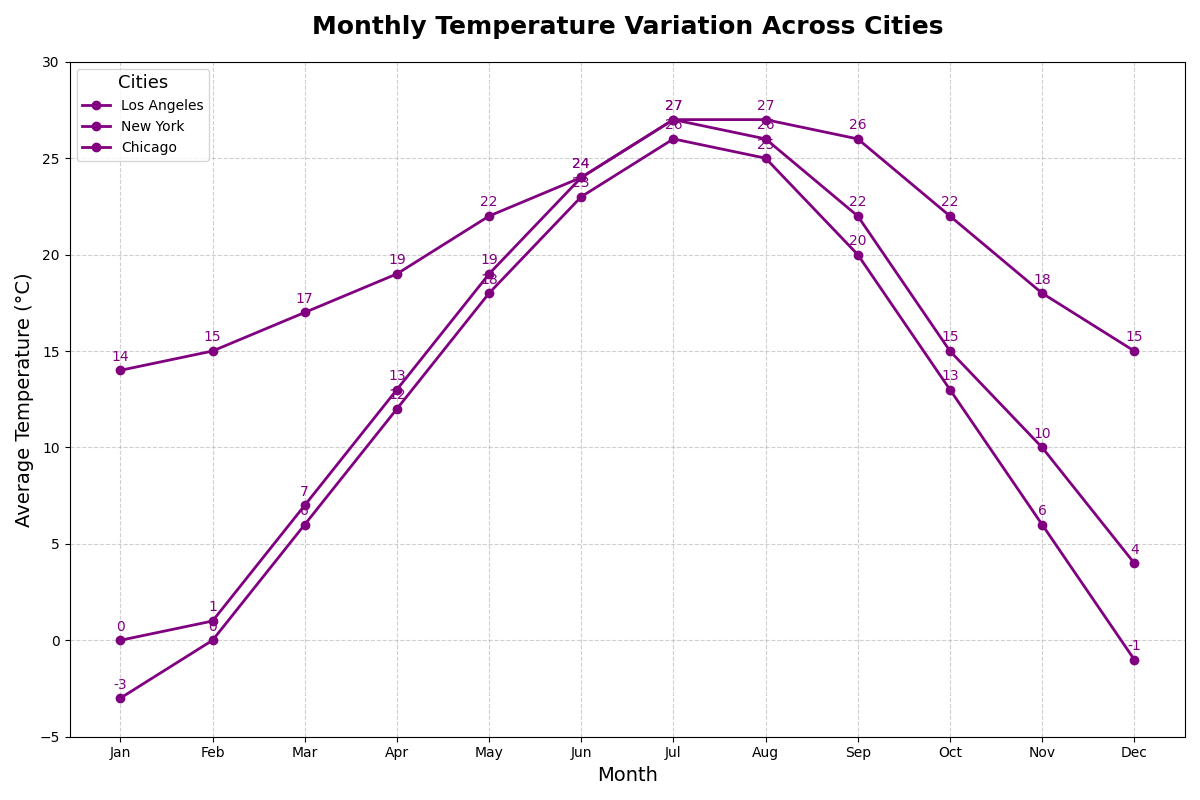

Here is the Python script that generated this plot:
import matplotlib.pyplot as plt
import numpy as np

# Data: Average monthly temperatures in Celsius for Los Angeles, New York, and Chicago
months = np.array(['Jan', 'Feb', 'Mar', 'Apr', 'May', 'Jun', 'Jul', 'Aug', 'Sep', 'Oct', 'Nov', 'Dec'])
la_temps = np.array([14, 15, 17, 19, 22, 24, 27, 27, 26, 22, 18, 15])
ny_temps = np.array([0, 1, 7, 13, 19, 24, 27, 26, 22, 15, 10, 4])
chicago_temps = np.array([-3, 0, 6, 12, 18, 23, 26, 25, 20, 13, 6, -1])

# Create the plot
fig, ax = plt.subplots(figsize=(12, 8))

# Define a consistent color
consistent_color = 'purple'

# Plot line charts for each city with a single color
ax.plot(months, la_temps, marker='o', linestyle='-', color=consistent_color, label='Los Angeles', linewidth=2)
ax.plot(months, ny_temps, marker='o', linestyle='-', color=consistent_color, label='New York', linewidth=2)
ax.plot(months, chicago_temps, marker='o', linestyle='-', color=consistent_color, label='Chicago', linewidth=2)

# Customize the plot
ax.set_title("Monthly Temperature Variation Across Cities", fontsize=18, weight='bold', pad=20)
ax.set_xlabel("Month", fontsize=14)
ax.set_ylabel("Average Temperature (°C)", fontsize=14)
ax.set_ylim(-5, 30)
ax.grid(True, linestyle='--', alpha=0.6)

# Adding data labels with a single color
for i, txt in enumerate(la_temps):
    ax.text(months[i], la_temps[i] + 0.5, str(txt), ha='center', fontsize=10, color=consistent_color)
for i, txt in enumerate(ny_temps):
    ax.text(months[i], ny_temps[i] + 0.5, str(txt), ha='center', fontsize=10, color=consistent_color)
for i, txt in enumerate(chicago_temps):
    ax.text(months[i], chicago_temps[i] + 0.5, str(txt), ha='center', fontsize=10, color=consistent_color)

# Add a legend
ax.legend(title='Cities', title_fontsize='13', fontsize='10', loc='upper left')

# Ensure layout is adjusted
plt.tight_layout()

# Show the plot
plt.show()
